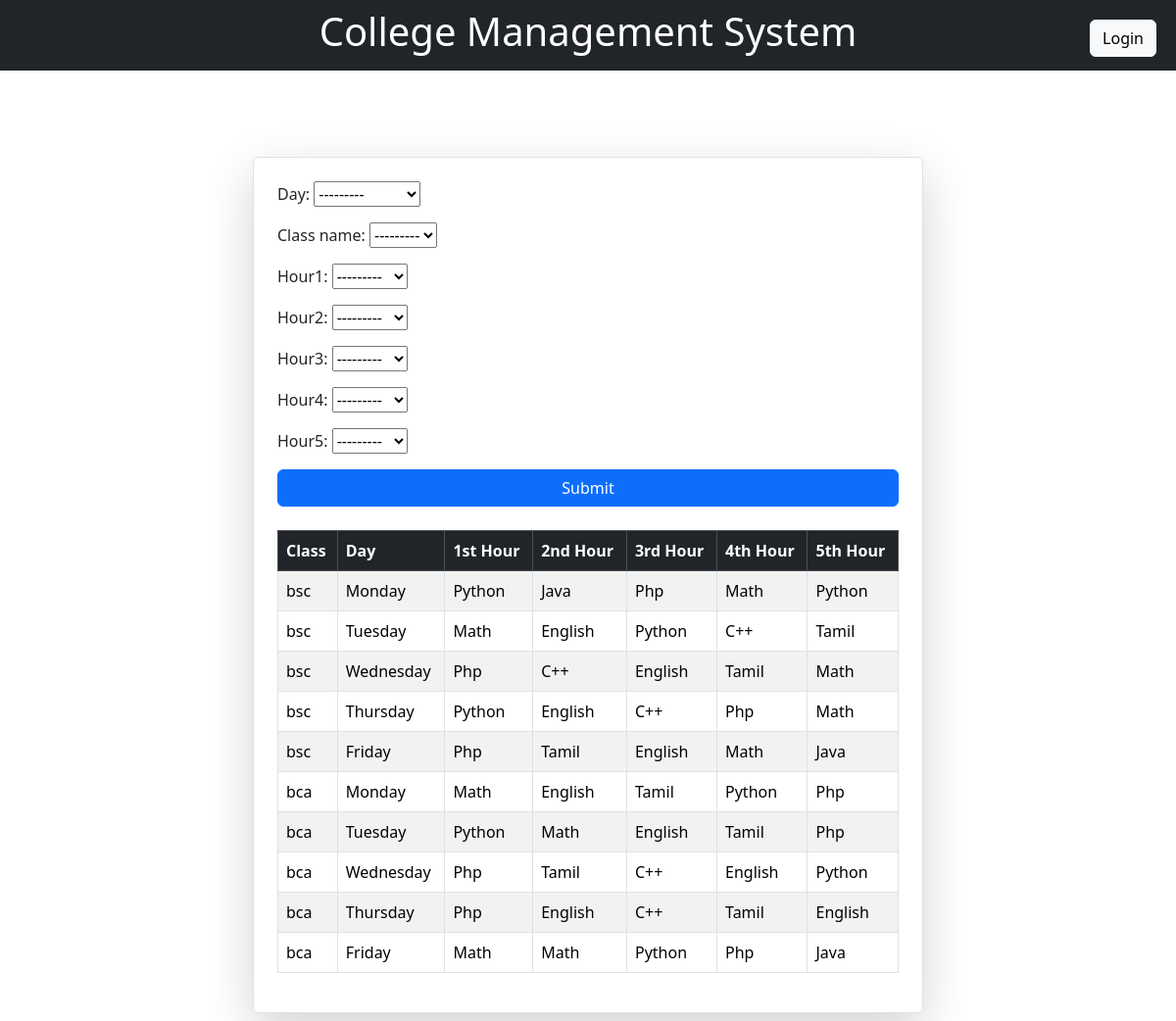
The page /viewschedule/ on the database its author committed.
### schedule/models.py (models this page shows, shortened)
class createschedule(models.Model):
    DAY=[
        ('Monday', 'Monday'),
        ('Tuesday', 'Tuesday'),
        ('Wednesday', 'Wednesday'),
        ('Thursday', 'Thursday'),
        ('Friday', 'Friday'),
    ]
    day=models.CharField(max_length=20, choices=DAY)
    class_name=models.ForeignKey(Class,on_delete=models.CASCADE)
    hour1 = models.ForeignKey(Subject, on_delete=models.DO_NOTHING, default=None, null=True, related_name='hour1_schedules')
    hour2 = models.ForeignKey(Subject, on_delete=models.DO_NOTHING, default=None, null=True, related_name='hour2_schedules')
    hour3 = models.ForeignKey(Subject, on_delete=models.DO_NOTHING, default=None, null=True, related_name='hour3_schedules')
    hour4 = models.ForeignKey(Subject, on_delete=models.DO_NOTHING, default=None, null=True, related_name='hour4_schedules')
    hour5 = models.ForeignKey(Subject, on_delete=models.DO_NOTHING, default=None, null=True, related_name='hour5_schedules')

### accounts/models.py (models this page shows)
class Class(models.Model):
    name = models.CharField(max_length=100)
    teacher = models.ForeignKey(User, on_delete=models.SET_NULL, null=True, limit_choices_to={'role': 'teacher'})
    students = models.ManyToManyField(
        User,
        related_name='classes',
        limit_choices_to={'role': 'student'}
    )
    subject= models.ForeignKey(Subject,on_delete=models.SET_NULL, null=True)
    def __str__(self):
        return self.name

class Subject(models.Model):
    subject_name = models.CharField(max_length=100)
    def __str__(self):
        return self.subject_name

### accounts/views.py (the view)
# urls.py: path('viewschedule/',viewschedule,name='viewschedule'),
def viewschedule(request):
    if request.method=='POST':
        form=scheduleform(request.POST)
        if form.is_valid():
            form.save()
            return redirect('viewschedule')
    else:
        form=scheduleform()
    schedule=createschedule.objects.all()
    return render(request,'schedule/schedule.html',{'schedule':schedule,'form':form})

### schedule/form.py
class scheduleform(forms.ModelForm):
    class Meta:
        model=createschedule
        fields=['day','class_name','hour1','hour2','hour3','hour4','hour5']

### template/schedule/schedule.html (shortened to what this page needs)
{% extends 'base.html' %}
{% block content %}
<div class="container p-2" style="margin-top: 5rem; max-width: 700px;">
<div class="border p-4 rounded shadow-lg">
<form method="POST">
    {{form.as_p}}
    <button type="submit" class="btn btn-primary w-100">Submit</button><br><br>
</form>
<table class="table table-striped table-bordered">
    <thead class="table-dark">
        <tr>
            <th>Class</th>
            <th>Day</th>
            <th>1st Hour</th>
            <th>2nd Hour</th>
            <th>3rd Hour</th>
            <th>4th Hour</th>
            <th>5th Hour</th>
        </tr>
    </thead>
    <tbody>
        {% for i in schedule %}
        <tr>
            <td>{{ i.class_name }}</td>
            <td>{{ i.day }}</td>
            <td>{{ i.hour1 }}</td>
            <td>{{ i.hour2 }}</td>
            <td>{{ i.hour3 }}</td>
            <td>{{ i.hour4 }}</td>
            <td>{{ i.hour5 }}</td>
        </tr>
        {% endfor %}
    </tbody>
</table>
</div>
</div>
{% endblock %}

### rows shown on the page
createschedule: class_name "bsc", day "Monday", hour1 "Python", hour2 "Java", hour3 "Php", hour4 "Math", hour5 "Python"
createschedule: class_name "bsc", day "Tuesday", hour1 "Math", hour2 "English", hour3 "Python", hour4 "C++", hour5 "Tamil"
createschedule: class_name "bsc", day "Wednesday", hour1 "Php", hour2 "C++", hour3 "English", hour4 "Tamil", hour5 "Math"
createschedule: class_name "bsc", day "Thursday", hour1 "Python", hour2 "English", hour3 "C++", hour4 "Php", hour5 "Math"
createschedule: class_name "bsc", day "Friday", hour1 "Php", hour2 "Tamil", hour3 "English", hour4 "Math", hour5 "Java"
createschedule: class_name "bca", day "Monday", hour1 "Math", hour2 "English", hour3 "Tamil", hour4 "Python", hour5 "Php"
createschedule: class_name "bca", day "Tuesday", hour1 "Python", hour2 "Math", hour3 "English", hour4 "Tamil", hour5 "Php"
createschedule: class_name "bca", day "Wednesday", hour1 "Php", hour2 "Tamil", hour3 "C++", hour4 "English", hour5 "Python"
createschedule: class_name "bca", day "Thursday", hour1 "Php", hour2 "English", hour3 "C++", hour4 "Tamil", hour5 "English"
createschedule: class_name "bca", day "Friday", hour1 "Math", hour2 "Math", hour3 "Python", hour4 "Php", hour5 "Java"
